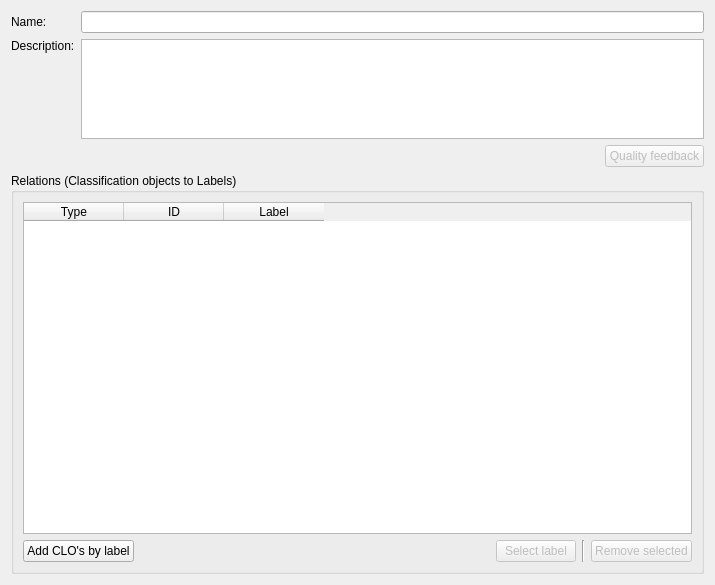
<ui version="4.0" >
 <class>EditWidgetResponse</class>
 <widget class="QWidget" name="EditWidgetResponse" >
  <property name="geometry" >
   <rect>
    <x>0</x>
    <y>0</y>
    <width>715</width>
    <height>585</height>
   </rect>
  </property>
  <property name="windowTitle" >
   <string>EditWidgetResponse</string>
  </property>
  <layout class="QVBoxLayout" >
   <item>
    <layout class="QGridLayout" >
     <item row="0" column="0" >
      <widget class="QLabel" name="label" >
       <property name="text" >
        <string>Name:</string>
       </property>
       <property name="buddy" >
        <cstring>leName</cstring>
       </property>
      </widget>
     </item>
     <item row="0" column="1" >
      <widget class="QLineEdit" name="leName" />
     </item>
     <item row="1" column="0" >
      <widget class="QLabel" name="label_2" >
       <property name="text" >
        <string>Description:</string>
       </property>
       <property name="alignment" >
        <set>Qt::AlignLeading|Qt::AlignLeft|Qt::AlignTop</set>
       </property>
       <property name="buddy" >
        <cstring>teDescription</cstring>
       </property>
      </widget>
     </item>
     <item row="1" column="1" >
      <widget class="QTextEdit" name="teDescription" >
       <property name="sizePolicy" >
        <sizepolicy vsizetype="Preferred" hsizetype="Expanding" >
         <horstretch>0</horstretch>
         <verstretch>0</verstretch>
        </sizepolicy>
       </property>
       <property name="maximumSize" >
        <size>
         <width>16777215</width>
         <height>100</height>
        </size>
       </property>
      </widget>
     </item>
    </layout>
   </item>
   <item>
    <layout class="QHBoxLayout" >
     <item>
      <spacer>
       <property name="orientation" >
        <enum>Qt::Horizontal</enum>
       </property>
       <property name="sizeHint" >
        <size>
         <width>40</width>
         <height>20</height>
        </size>
       </property>
      </spacer>
     </item>
     <item>
      <widget class="QPushButton" name="pbQualityFeedback" >
       <property name="enabled" >
        <bool>false</bool>
       </property>
       <property name="text" >
        <string>Quality feedback</string>
       </property>
      </widget>
     </item>
    </layout>
   </item>
   <item>
    <widget class="QGroupBox" name="groupBox" >
     <property name="title" >
      <string>Relations (Classification objects to Labels)</string>
     </property>
     <layout class="QVBoxLayout" >
      <item>
       <widget class="QTableWidget" name="twRelations" >
        <property name="sizePolicy" >
         <sizepolicy vsizetype="Expanding" hsizetype="Expanding" >
          <horstretch>0</horstretch>
          <verstretch>0</verstretch>
         </sizepolicy>
        </property>
        <property name="contextMenuPolicy" >
         <enum>Qt::CustomContextMenu</enum>
        </property>
        <property name="alternatingRowColors" >
         <bool>true</bool>
        </property>
        <property name="selectionBehavior" >
         <enum>QAbstractItemView::SelectRows</enum>
        </property>
        <property name="sortingEnabled" >
         <bool>true</bool>
        </property>
        <property name="wordWrap" >
         <bool>false</bool>
        </property>
        <property name="columnCount" >
         <number>3</number>
        </property>
        <column>
         <property name="text" >
          <string>Type</string>
         </property>
        </column>
        <column>
         <property name="text" >
          <string>ID</string>
         </property>
        </column>
        <column>
         <property name="text" >
          <string>Label</string>
         </property>
        </column>
       </widget>
      </item>
      <item>
       <layout class="QHBoxLayout" >
        <item>
         <widget class="QPushButton" name="pbAddByLabel" >
          <property name="text" >
           <string>Add CLO's by label</string>
          </property>
         </widget>
        </item>
        <item>
         <spacer>
          <property name="orientation" >
           <enum>Qt::Horizontal</enum>
          </property>
          <property name="sizeHint" >
           <size>
            <width>40</width>
            <height>20</height>
           </size>
          </property>
         </spacer>
        </item>
        <item>
         <widget class="QPushButton" name="pbSelectLabel" >
          <property name="enabled" >
           <bool>false</bool>
          </property>
          <property name="text" >
           <string>Select label</string>
          </property>
         </widget>
        </item>
        <item>
         <widget class="Line" name="line" >
          <property name="orientation" >
           <enum>Qt::Vertical</enum>
          </property>
         </widget>
        </item>
        <item>
         <widget class="QPushButton" name="pbRemoveSelected" >
          <property name="enabled" >
           <bool>false</bool>
          </property>
          <property name="text" >
           <string>Remove selected</string>
          </property>
         </widget>
        </item>
       </layout>
      </item>
     </layout>
    </widget>
   </item>
  </layout>
 </widget>
 <tabstops>
  <tabstop>leName</tabstop>
  <tabstop>teDescription</tabstop>
  <tabstop>twRelations</tabstop>
  <tabstop>pbAddByLabel</tabstop>
  <tabstop>pbSelectLabel</tabstop>
  <tabstop>pbQualityFeedback</tabstop>
  <tabstop>pbRemoveSelected</tabstop>
 </tabstops>
 <resources/>
 <connections/>
</ui>
